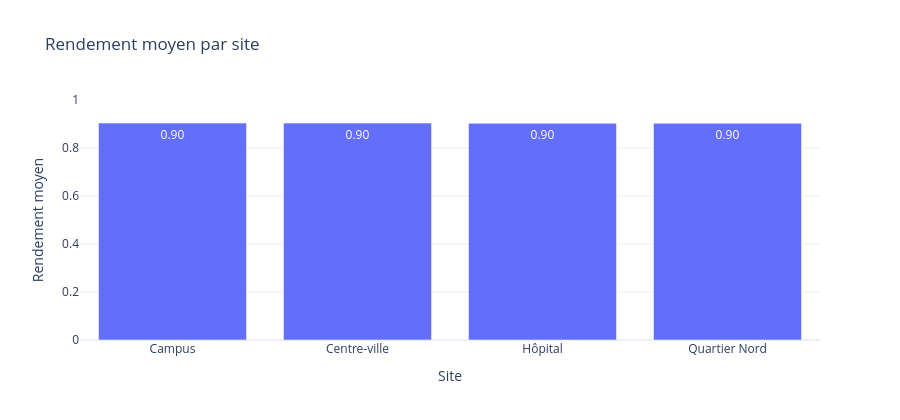

Notebook code cell kept with this figure:
### Code cell
rendement_site = df_clean.groupby("site", as_index=False)["rendement_reseau"].mean()

fig = px.bar(
    rendement_site,
    x="site",
    y="rendement_reseau",
    title="Rendement moyen par site",
    labels={"site": "Site", "rendement_reseau": "Rendement moyen"},
    text_auto=".2f",
)
fig.update_layout(template="plotly_white", height=420, yaxis_range=[0, 1])
fig.show()

### Figure 1 — Plotly figure (JSON) as saved in the notebook; plotly's stock layout.template omitted (floating-point values rounded to 4 significant figures)
{"data": [{"hovertemplate": "Site=%{x}<br>Rendement moyen=%{y}<extra></extra>", "legendgroup": "", "marker": {"color": "#636efa", "pattern": {"shape": ""}}, "name": "", "orientation": "v", "showlegend": false, "textposition": "auto", "texttemplate": "%{y:.2f}", "type": "bar", "x": ["Campus", "Centre-ville", "Hôpital", "Quartier Nord"], "xaxis": "x", "y": [0.9039, 0.9037, 0.9028, 0.9031], "yaxis": "y"}], "layout": {"barmode": "relative", "height": 420, "legend": {"tracegroupgap": 0}, "title": {"text": "Rendement moyen par site"}, "xaxis": {"anchor": "y", "domain": [0.0, 1.0], "title": {"text": "Site"}}, "yaxis": {"anchor": "x", "domain": [0.0, 1.0], "range": [0, 1], "title": {"text": "Rendement moyen"}}}}
